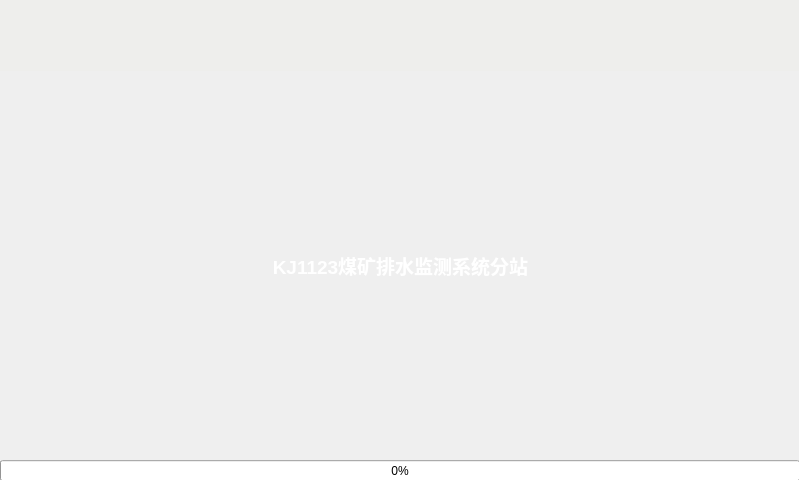
<?xml version="1.0" encoding="UTF-8"?>
<ui version="4.0">
 <class>centralCtl</class>
 <widget class="QWidget" name="centralCtl">
  <property name="geometry">
   <rect>
    <x>0</x>
    <y>0</y>
    <width>799</width>
    <height>480</height>
   </rect>
  </property>
  <property name="windowTitle">
   <string>Form</string>
  </property>
  <widget class="QLabel" name="label_2">
   <property name="geometry">
    <rect>
     <x>120</x>
     <y>110</y>
     <width>541</width>
     <height>17</height>
    </rect>
   </property>
   <property name="text">
    <string/>
   </property>
  </widget>
  <widget class="QFrame" name="frame_2">
   <property name="geometry">
    <rect>
     <x>-1</x>
     <y>0</y>
     <width>801</width>
     <height>71</height>
    </rect>
   </property>
   <property name="styleSheet">
    <string notr="true">background-color: rgb(238, 238, 236);</string>
   </property>
   <property name="frameShape">
    <enum>QFrame::NoFrame</enum>
   </property>
   <property name="frameShadow">
    <enum>QFrame::Raised</enum>
   </property>
   <widget class="QLabel" name="label_4">
    <property name="geometry">
     <rect>
      <x>0</x>
      <y>0</y>
      <width>331</width>
      <height>71</height>
     </rect>
    </property>
    <property name="styleSheet">
     <string notr="true">image: url(:/pic/logo.png);</string>
    </property>
    <property name="text">
     <string/>
    </property>
   </widget>
  </widget>
  <widget class="QProgressBar" name="progressBar">
   <property name="geometry">
    <rect>
     <x>0</x>
     <y>460</y>
     <width>800</width>
     <height>21</height>
    </rect>
   </property>
   <property name="font">
    <font>
     <pointsize>9</pointsize>
    </font>
   </property>
   <property name="styleSheet">
    <string notr="true"/>
   </property>
   <property name="value">
    <number>0</number>
   </property>
   <property name="alignment">
    <set>Qt::AlignCenter</set>
   </property>
   <property name="textDirection">
    <enum>QProgressBar::BottomToTop</enum>
   </property>
  </widget>
  <widget class="QLabel" name="label_3">
   <property name="geometry">
    <rect>
     <x>0</x>
     <y>70</y>
     <width>801</width>
     <height>391</height>
    </rect>
   </property>
   <property name="font">
    <font>
     <pointsize>14</pointsize>
     <weight>75</weight>
     <bold>true</bold>
    </font>
   </property>
   <property name="styleSheet">
    <string notr="true">color: rgb(255, 255, 255);
border-image: url(:/pic/startup.jpg);</string>
   </property>
   <property name="text">
    <string>KJ1123煤矿排水监测系统分站</string>
   </property>
   <property name="alignment">
    <set>Qt::AlignCenter</set>
   </property>
  </widget>
 </widget>
 <resources/>
 <connections/>
</ui>
